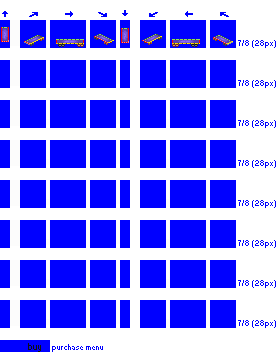
#> input picture misc/test_pixel_generator/test_input.png, 280 x 360 px
$ python generate_palette.py   (Python 2 division)   (older library calls are emulated)
#> lines starting #> are read from the running program, lines starting #| are printed output that depends on the picture
import Image
import ImageDraw
import ImagePalette
spritesheet = Image.open('test_input.png')
#> spritesheet is the input picture: PIL image 280x360 P; mean R, G, B 141.2, 140.8, 253.4

block_size = 30
palette_key = Image.new('P',(16*block_size,16*block_size))
#> palette_key: PIL image 480x480 P; every value is 0
draw = ImageDraw.Draw(palette_key)

print spritesheet.mode
#| P

palette_key.putpalette(spritesheet.palette)
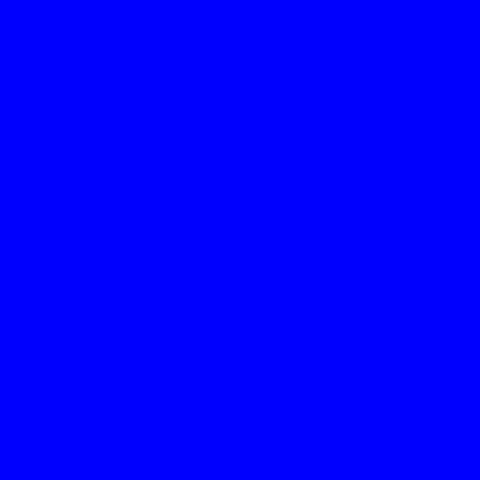
#> palette_key: PIL image 480x480 P; mean R, G, B 0, 0, 255
x = 0
y = 0
for i in range (256):
  draw.rectangle([(x,y),(x+block_size,y+block_size)],fill=i)
  bg_size = draw.textsize(str(i))
  text_pos = (x+(block_size/4),y+(block_size/3))
  draw.rectangle([(text_pos[0]-1,text_pos[1]+1),(text_pos[0]+bg_size[0],text_pos[1]+bg_size[1]-2)],fill=255)
  draw.text((x+(block_size/4),y+(block_size/3)),str(i),fill=1)
  x = x+block_size
  if x == 16*block_size:
    x = 0
    y = y + block_size
#> this loop made 256 passes
#> bg_size on passes 1 to 3: (6, 10), (6, 10), (6, 10)
#> after the loop, x = 0; y = 480

palette_key.save('palette_key.png')
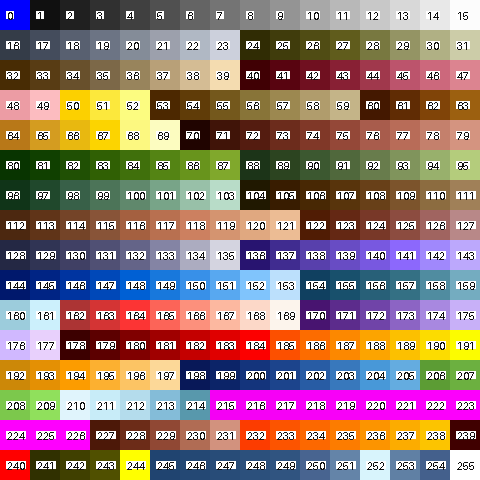
#> saved as palette_key.png: PIL image 480x480 P; mean R, G, B 148.4, 121.6, 116.9
